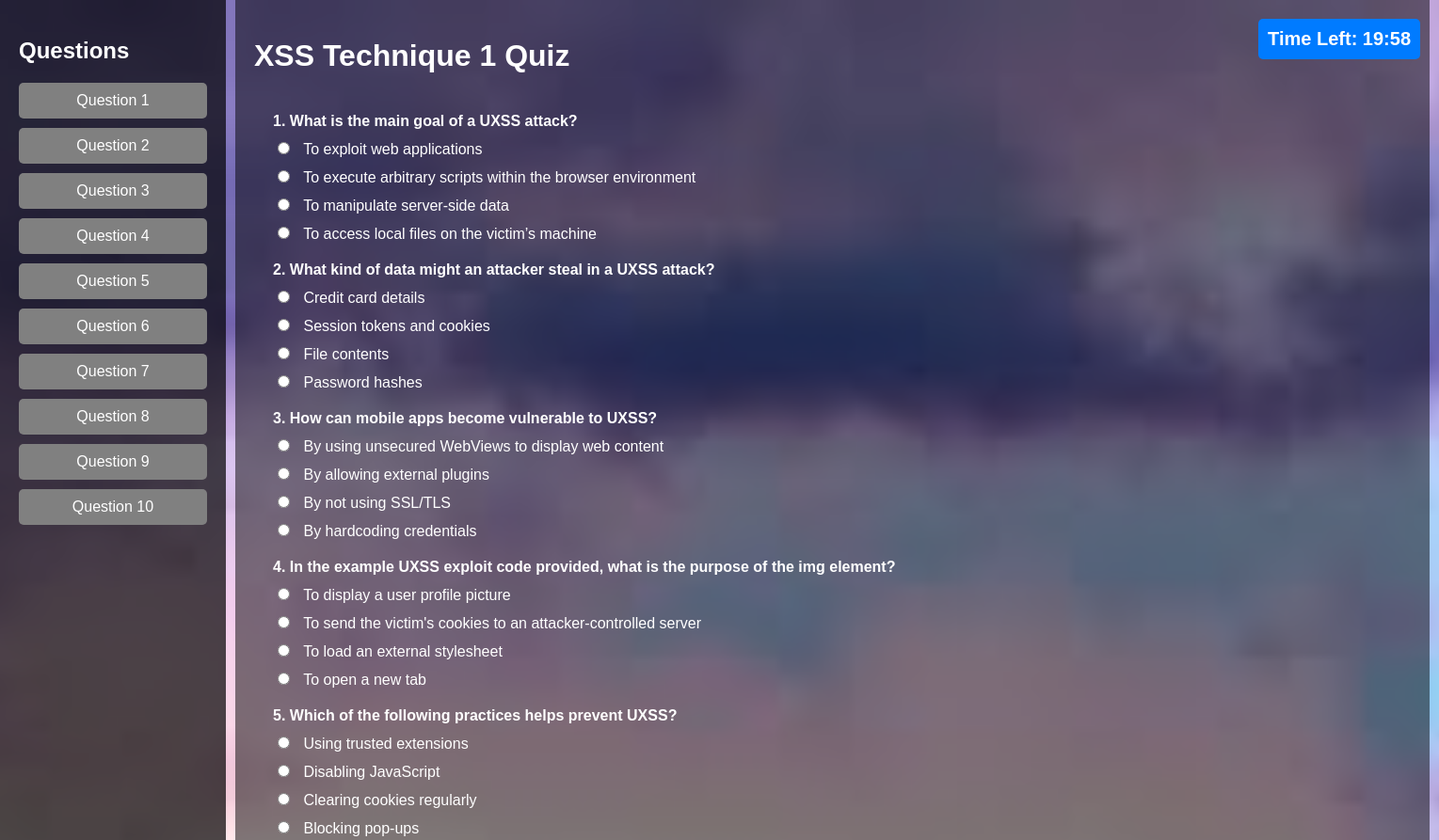
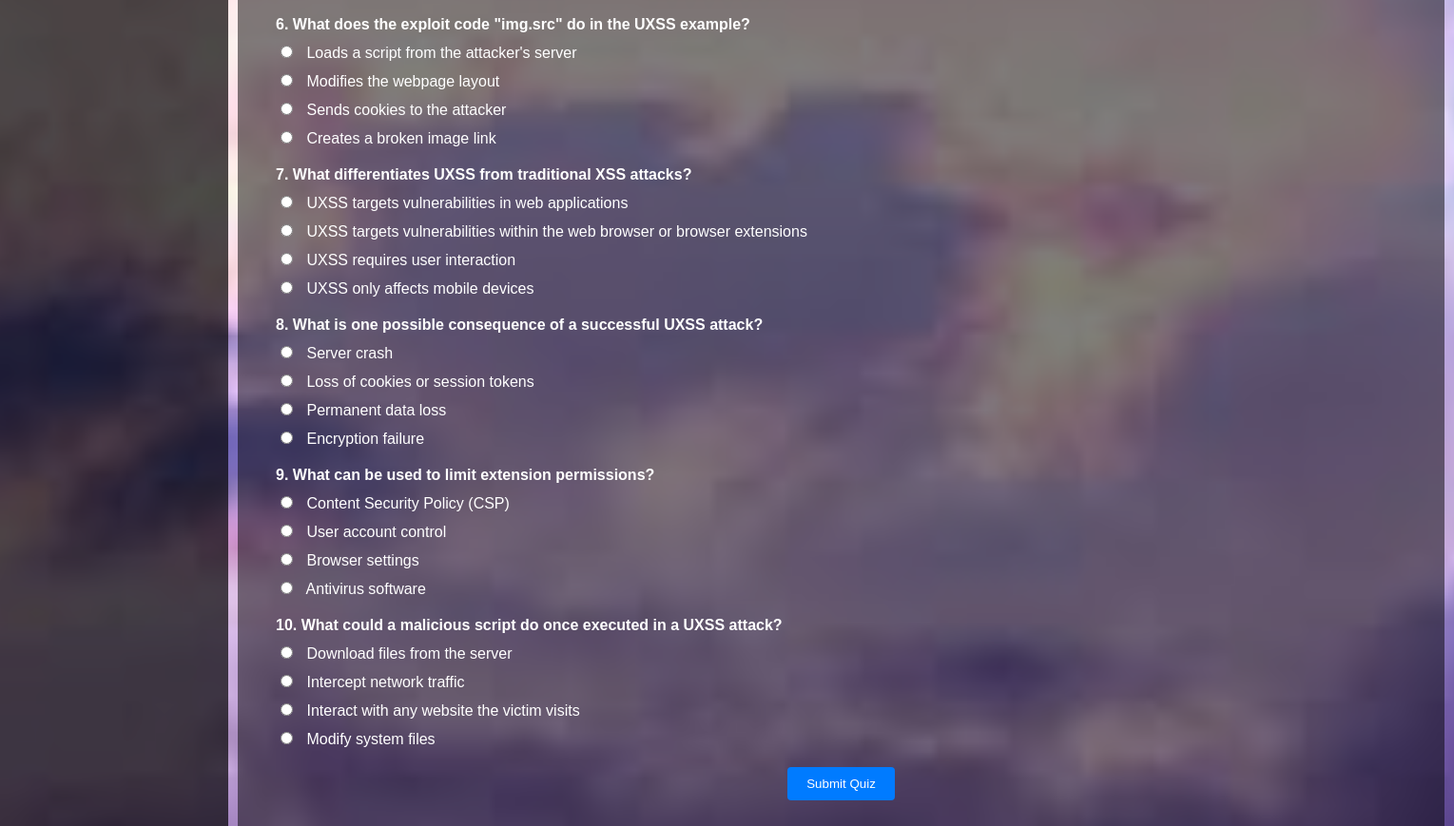
The app's page /script1quiz.php (signed in) with its own data (2 pictures, top to bottom).
### tables this page shows
CREATE TABLE `quiz_questions` (
  `id` int(11) NOT NULL,
  `quiz_id` int(11) NOT NULL,
  `question` text NOT NULL,
  `option1` varchar(255) NOT NULL,
  `option2` varchar(255) NOT NULL,
  `option3` varchar(255) NOT NULL,
  `option4` varchar(255) NOT NULL,
  `correct_option` varchar(11) NOT NULL,
  `created_by` varchar(255) NOT NULL,
  `created_date` timestamp NOT NULL DEFAULT current_timestamp()
);

### script1quiz.php (the view, shortened to what this page needs)
<?php
require_once 'config.php';
require_once 'header.php';
$quizId = 5;
$questions = [];
$sql = "SELECT id, question, option1, option2, option3, option4 FROM quiz_questions WHERE quiz_id = ? ORDER BY RAND() LIMIT 10";
if ($stmt = $conn->prepare($sql)) {
    $stmt->bind_param("i", $quizId);
    $stmt->execute();
    $stmt->bind_result($questionId, $question, $option1, $option2, $option3, $option4);
    while ($stmt->fetch()) {
        $questions[] = [
            'id' => $questionId,
            'text' => $question,
            'options' => [$option1, $option2, $option3, $option4]
        ];
    }
} else {
    echo "Error fetching quiz questions: " . $conn->error;
    exit();
}
?>
<!DOCTYPE html>
<html lang="en">
<head>
</head>
<body>
    <div class="sidebar">
        <h2>Questions</h2>
        <ul>
            <?php for ($i = 1; $i <= 10; $i++): ?>
                <li><a href="#question_<?php echo $i; ?>" data-question-id="<?php echo $i; ?>">Question <?php echo $i; ?></a></li>
            <?php endfor; ?>
        </ul>
    </div>
    <div class="main-content">
        <div class="container">
            <h1>XSS Technique 1 Quiz</h1>
            <div class="timer" id="timer">Time Left: 20:00</div>
            <div class="quiz-content">
                <form id="quizForm" action="submit_quiz1.php" method="POST">
                    <?php foreach ($questions as $index => $question): ?>
                        <div id="question_<?php echo $index + 1; ?>" class="question-container" style="margin-bottom: 20px;">
                            <div class="question-text">
                                <?php echo ($index + 1) . '. ' . htmlspecialchars($question['text']); ?>
                            </div>
                            <div class="options">
                                <?php foreach ($question['options'] as $optionIndex => $option): ?>
                                    <div class="option">
                                        <label>
                                            <input type="radio" name="question_<?php echo $question['id']; ?>" value="<?php echo $optionIndex + 1; ?>">
                                            <?php echo htmlspecialchars($option); ?>
                                        </label>
                                    </div>
                                <?php endforeach; ?>
                            </div>
                        </div>
                    <?php endforeach; ?>
                    <button type="submit" class="submit-btn">Submit Quiz</button>
                </form>
            </div>
        </div>
    </div>
</body>
</html>

### header.php (shortened to what this page needs)
<!DOCTYPE html>
<html lang="en">
<head>
    <link rel="stylesheet" href="default.css">
    <?php
    $theme = isset($_SESSION['theme']) ? htmlspecialchars($_SESSION['theme']) : 'default';
    if ($theme == 'light' || $theme == 'dark'): ?>
        <link rel="stylesheet" href="<?= $theme ?>.css">
    <?php elseif (isset($theme_css)): ?>
        <link rel="stylesheet" href="<?= $theme_css ?>">
    <?php endif; ?>
</head>
<body class="<?= htmlspecialchars($theme) ?>">
</body>
</html>

### default.css (style rules this page uses)
html, body.default { height: 100%; margin: 0; padding: 0; }

### light.css (style rules this page uses)
html, body.light { height: 100%; margin: 0; padding: 0; }
body.light { font-family: Arial, sans-serif; background-image: url('background3.jpg'); background-size: cover; background-repeat: no-repeat; background-position: center; background-attachment: fixed; color: white; }

### script1quiz.php (style rules this page uses)
body { background-size: cover; background-repeat: no-repeat; background-attachment: fixed; font-family: Arial, sans-serif; margin: 0; padding: 0; color: #fff; display: flex; background-color: rgba(0, 0, 0, 0.5); }
html { scroll-behavior: smooth; }
html, body { height: 100%; }
.container { flex: 1; padding: 20px; margin-left: 250px; background-color: rgba(0, 0, 0, 0.5); width: 1229px; }
.quiz-content { padding: 20px; border-radius: 8px; }
.question-text { font-weight: bold; margin-bottom: 10px; }
.options { margin-top: 10px; }
.option { margin-bottom: 10px; }
.option input { margin-right: 10px; }
.submit-btn { margin-top: 20px; padding: 10px 20px; background-color: #007bff; color: #fff; border: none; border-radius: 4px; cursor: pointer; display: block; margin-left: auto; margin-right: auto; }
.timer { font-size: 20px; font-weight: bold; position: fixed; top: 20px; right: 20px; padding: 10px; background-color: #007bff; color: #fff; border-radius: 5px; z-index: 1000; }
.sidebar { width: 200px; background: rgba(0, 0, 0, 0.7); padding: 20px; position: fixed; top: 0; left: 0; height: 100%; overflow-y: auto; }
.sidebar h2 { font-size: 1.5em; margin-bottom: 20px; }
.sidebar ul { list-style-type: none; padding: 0; }
.sidebar ul li { margin: 10px 0; }
.sidebar ul li a { color: #fff; text-decoration: none; padding: 10px; display: block; background: grey; border-radius: 5px; text-align: center; transition: background 0.3s; }
.question-container { scroll-margin-top: 100px; }

### records on screen
quiz_questions: question "What is the main goal of a UXSS attack?", option1 "To exploit web applications", option2 "To execute arbitrary scripts within the browser environment", option3 "To manipulate server-side data", option4 "To access local files on the victim’s machine"
quiz_questions: question "What kind of data might an attacker steal in a UXSS attack?", option1 "Credit card details", option2 "Session tokens and cookies", option3 "File contents", option4 "Password hashes"
quiz_questions: question "How can mobile apps become vulnerable to UXSS?", option1 "By using unsecured WebViews to display web content", option2 "By allowing external plugins", option3 "By not using SSL/TLS", option4 "By hardcoding credentials"
quiz_questions: question "In the example UXSS exploit code provided, what is the purpose of the img element?", option1 "To display a user profile picture", option2 "To send the victim's cookies to an attacker-controlled server", option3 "To load an external stylesheet", option4 "To open a new tab"
quiz_questions: question "Which of the following practices helps prevent UXSS?", option1 "Using trusted extensions", option2 "Disabling JavaScript", option3 "Clearing cookies regularly", option4 "Blocking pop-ups"
quiz_questions: question "What does the exploit code \"img.src\" do in the UXSS example?", option1 "Loads a script from the attacker's server", option2 "Modifies the webpage layout", option3 "Sends cookies to the attacker", option4 "Creates a broken image link"
quiz_questions: question "What differentiates UXSS from traditional XSS attacks?", option1 "UXSS targets vulnerabilities in web applications", option2 "UXSS targets vulnerabilities within the web browser or browser extensions", option3 "UXSS requires user interaction", option4 "UXSS only affects mobile devices"
quiz_questions: question "What is one possible consequence of a successful UXSS attack?", option1 "Server crash", option2 "Loss of cookies or session tokens", option3 "Permanent data loss", option4 "Encryption failure"
quiz_questions: question "What can be used to limit extension permissions?", option1 "Content Security Policy (CSP)", option2 "User account control", option3 "Browser settings", option4 "Antivirus software"
quiz_questions: question "What could a malicious script do once executed in a UXSS attack?", option1 "Download files from the server", option2 "Intercept network traffic", option3 "Interact with any website the victim visits", option4 "Modify system files"
